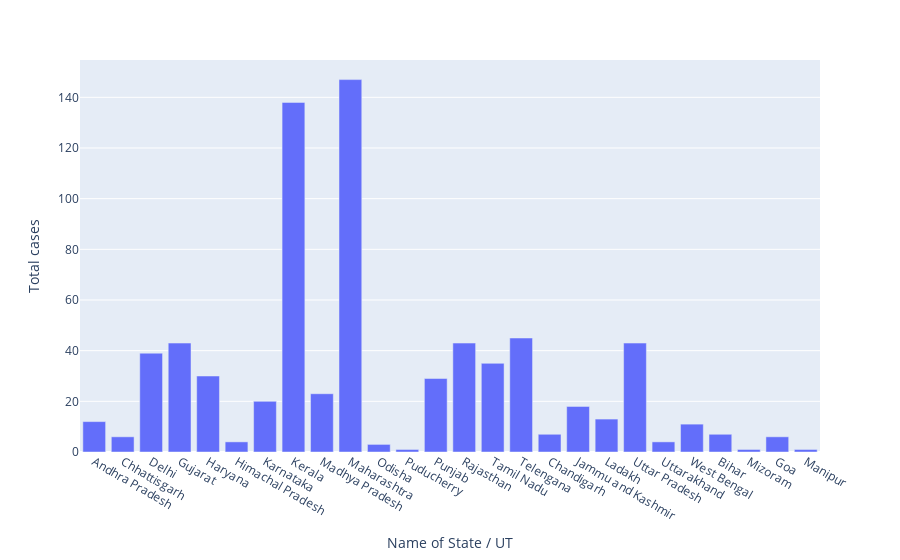

The notebook cell saved with this chart:
### Code cell
# plotly express => px
# it is wrapper of plotly
px.bar(df,x='Name of State / UT', y='Total cases')

### Figure 1 — Plotly figure (JSON) as saved in the notebook; plotly's stock layout.template omitted (floating-point values rounded to 4 significant figures)
{"data": [{"alignmentgroup": "True", "hovertemplate": "Name of State / UT=%{x}<br>Total cases=%{y}<extra></extra>", "legendgroup": "", "marker": {"color": "#636efa"}, "name": "", "offsetgroup": "", "orientation": "v", "showlegend": false, "textposition": "auto", "type": "bar", "x": ["Andhra Pradesh", "Chhattisgarh", "Delhi", "Gujarat", "Haryana", "Himachal Pradesh", "Karnataka", "Kerala", "Madhya Pradesh", "Maharashtra", "Odisha", "Puducherry", "Punjab", "Rajasthan", "Tamil Nadu", "Telengana", "Chandigarh", "Jammu and Kashmir", "Ladakh", "Uttar Pradesh", "Uttarakhand", "West Bengal", "Bihar", "Mizoram", "Goa", "Manipur"], "xaxis": "x", "y": [12, 6, 39, 43, 30, 4, 20, 138, 23, 147, 3, 1, 29, 43, 35, 45, 7, 18, 13, 43, 4, 11, 7, 1, 6, 1], "yaxis": "y"}], "layout": {"barmode": "relative", "legend": {"tracegroupgap": 0}, "margin": {"t": 60}, "xaxis": {"anchor": "y", "domain": [0, 1], "title": {"text": "Name of State / UT"}}, "yaxis": {"anchor": "x", "domain": [0, 1], "title": {"text": "Total cases"}}}}
